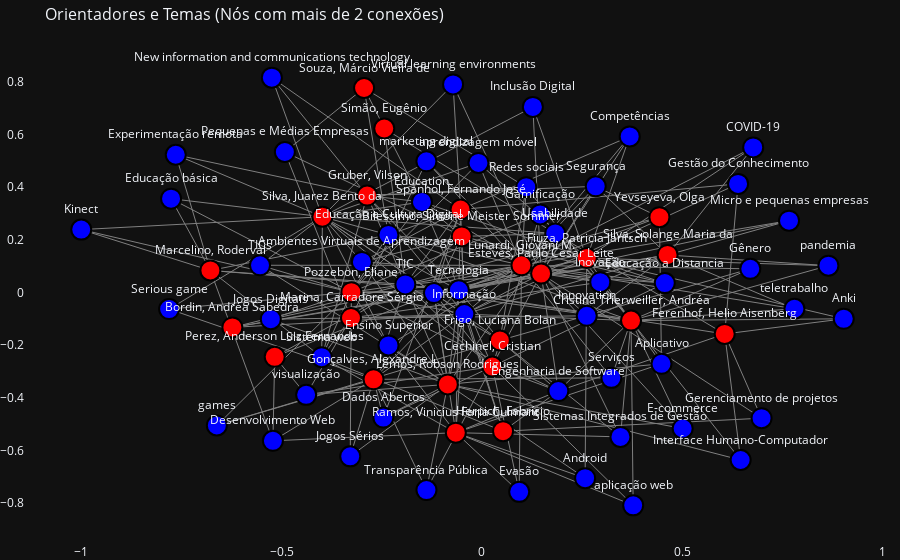

Here is the notebook cell this chart was saved with:
### Code cell
# Filtrar nós com mais de 2 conexões
filtered_nodes = [node for node in G.nodes() if G.degree(node) > 2]

# Filtrar arestas que conectam os nós filtrados
filtered_edges = [(u, v, data) for u, v, data in G.edges(data=True) if u in filtered_nodes and v in filtered_nodes]

# Gerar um subgrafo com os nós e arestas filtrados
subgraph = G.subgraph(filtered_nodes)

# Atualizar as posições com base no subgrafo
pos = nx.spring_layout(subgraph, seed=42)

# Extraindo posições e atributos para o Plotly
x_nodes = [pos[node][0] for node in subgraph.nodes()]
y_nodes = [pos[node][1] for node in subgraph.nodes()]
node_colors = ['red' if node_attributes[node]['group'] == 1 else 'blue' for node in subgraph.nodes()]
node_labels = list(subgraph.nodes())

# Criando as arestas com posições
edge_x = []
edge_y = []
for edge in subgraph.edges(data=True):
    x0, y0 = pos[edge[0]]
    x1, y1 = pos[edge[1]]
    edge_x.extend([x0, x1, None])  # Para desconectar as arestas
    edge_y.extend([y0, y1, None])

# Criando o traçado das arestas
edge_trace = go.Scatter(
    x=edge_x,
    y=edge_y,
    line=dict(width=1, color='gray'),
    hoverinfo='none',
    mode='lines'
)

# Criando o traçado dos nós
node_trace = go.Scatter(
    x=x_nodes,
    y=y_nodes,
    mode='markers+text',
    text=node_labels,
    textposition='top center',
    marker=dict(
        size=20,
        color=node_colors,
        line=dict(width=2, color='black')
    ),
    hoverinfo='text'
)

# Configurando o layout
fig = go.Figure(data=[edge_trace, node_trace],
                layout=go.Layout(
                    title='Orientadores e Temas (Nós com mais de 2 conexões)',
                    titlefont_size=16,
                    showlegend=False,
                    hovermode='closest',
                    margin=dict(b=0, l=0, r=0, t=40),
                    xaxis=dict(showgrid=False, zeroline=False),
                    yaxis=dict(showgrid=False, zeroline=False)
                ))

fig.show()

### Figure 1 — Plotly figure (JSON) as saved in the notebook; plotly's stock layout.template omitted (floating-point values rounded to 4 significant figures; data arrays with more than 128 entries replaced by an {"elided": "..."} marker saying what was removed)
{"data": [{"hoverinfo": "none", "line": {"color": "gray", "width": 1}, "mode": "lines", "x": {"elided": "771 float values"}, "y": {"elided": "771 float values"}, "type": "scatter"}, {"hoverinfo": "text", "marker": {"color": ["blue", "blue", "blue", "red", "red", "red", "blue", "blue", "red", "blue", "blue", "red", "red", "blue", "blue", "blue", "blue", "red", "blue", "red", "blue", "blue", "red", "blue", "blue", "blue", "red", "blue", "blue", "blue", "blue", "blue", "blue", "blue", "red", "blue", "blue", "red", "red", "blue", "blue", "blue", "red", "red", "red", "red", "blue", "blue", "red", "red", "blue", "red", "blue", "blue", "blue", "blue", "blue", "blue", "blue", "red", "blue", "blue", "red", "blue", "red", "blue", "blue", "blue", "blue", "blue", "red", "blue", "blue", "blue", "blue", "blue"], "line": {"color": "black", "width": 2}, "size": 20}, "mode": "markers+text", "text": ["", "Aplicativo", "games", "Bordin, Andréa Sabedra", "Lunardi, Giovani M.", "Pozzebon, Eliane", "Usabilidade", "Gestão do Conhecimento", "Marcelino, Roderval", "Experimentação remota", "Educação e Cultura Digital", "Bilessimo, Simone Meister Sommer", "Frigo, Luciana Bolan", "New information and communications technology", "Sistemas Integrados de Gestão", "Competências", "marketing digital", "Simão, Eugênio", "Ensino Superior", "Herpich, Fabrício", "Informação", "Gênero", "Fiuza, Patricia Jantsch", "Jogos Digitais", "Sistema web", "Micro e pequenas empresas", "Spanhol, Fernando José", "Gamificação", "Android", "visualização", "Dados Abertos", "Serviços", "pandemia", "TIC", "Perez, Anderson Luiz Fernandes", "Engenharia de Software", "Anki", "Esteves, Paulo Cesar Leite", "Ramos, Vinicius Faria Culmant", "aplicação web", "Serious game", "Ambientes Virtuais de Aprendizagem", "Yevseyeva, Olga", "Ferenhof, Helio Aisenberg", "Cristina Trierweiller, Andréa", "Silva, Juarez Bento da", "Kinect", "Jogos Sérios", "Gruber, Vilson", "Gonçalves, Alexandre L.", "Evasão", "Marina, Carradore Sérgio", "teletrabalho", "Inclusão Digital", "E-commerce", "Educação básica", "Gerenciamento de projetos", "Education", "Interface Humano-Computador", "Silva, Solange Maria da", "COVID-19", "Inovação", "Cechinel, Cristian", "TICs", "Souza, Márcio Vieira de", "Desenvolvimento Web", "Tecnologia", "aprendizagem móvel", "Pequenas e Médias Empresas", "Segurança", "Lemos, Robson Rodrigues", "Educação a Distancia", "Innovation", "Virtual learning environments", "Transparência Pública", "Redes sociais"], "textposition": "top center", "x": [-0.1197, 0.448, -0.6616, -0.6229, 0.09849, -0.3259, 0.1828, 0.6391, -0.6777, -0.7641, -0.2335, -0.0506, 0.04462, -0.5244, 0.3455, 0.3686, -0.1387, -0.2439, -0.2332, 0.05256, -0.04402, 0.6695, 0.2615, -0.527, -0.3999, 0.7662, -0.05348, 0.1452, 0.2573, -0.4388, -0.2462, 0.3229, 0.8644, -0.1913, -0.5173, 0.1905, 0.9027, 0.1476, -0.06527, 0.3773, -0.7807, -0.2997, 0.4428, 0.6057, 0.3719, -0.3984, -1.0, -0.3288, -0.2865, -0.2706, 0.09288, -0.3269, 0.7797, 0.127, 0.5008, -0.7759, 0.6977, -0.1499, 0.6455, 0.4631, 0.6767, 0.2951, 0.02573, -0.5539, -0.2942, -0.5217, -0.05785, -0.008774, -0.4919, 0.2838, -0.0853, 0.4562, 0.2615, -0.07216, -0.1386, 0.1105], "y": [-0.001808, -0.2707, -0.5051, -0.1325, 0.1036, 0.001253, 0.2245, 0.4129, 0.08386, 0.5236, 0.219, 0.213, -0.1821, 0.8166, -0.5485, 0.5931, 0.4988, 0.6233, -0.2009, -0.5269, -0.082, 0.0901, 0.131, -0.1011, -0.2458, 0.2731, 0.3153, 0.297, -0.7053, -0.3888, -0.475, -0.3242, 0.102, 0.03068, -0.2442, -0.3744, -0.09979, 0.07196, -0.5325, -0.8087, -0.06287, 0.1164, 0.2863, -0.1574, -0.1066, 0.2881, 0.2392, -0.6225, 0.3684, -0.3298, -0.7574, -0.09671, -0.06158, 0.7051, -0.5166, 0.3565, -0.4775, 0.3442, -0.6364, 0.1428, 0.5515, 0.0392, -0.2811, 0.1036, 0.7772, -0.5634, 0.008527, 0.4924, 0.5341, 0.4036, -0.349, 0.03582, -0.08849, 0.7907, -0.7506, 0.4002], "type": "scatter"}], "layout": {"hovermode": "closest", "margin": {"b": 0, "l": 0, "r": 0, "t": 40}, "showlegend": false, "title": {"font": {"size": 16}, "text": "Orientadores e Temas (Nós com mais de 2 conexões)"}, "xaxis": {"showgrid": false, "zeroline": false}, "yaxis": {"showgrid": false, "zeroline": false}}}
